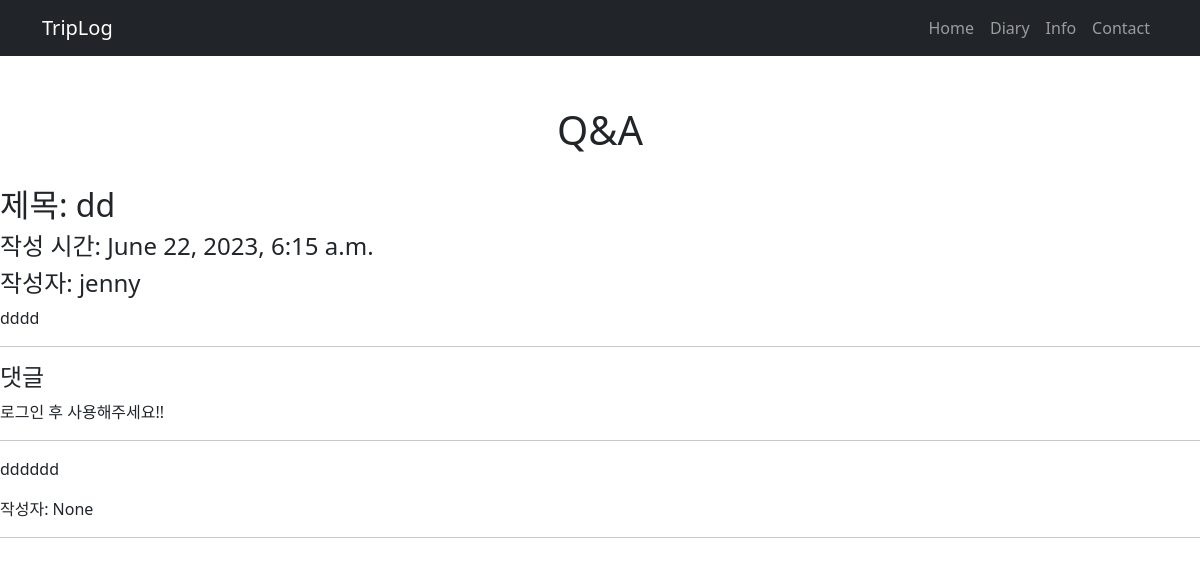
The page /contact/post_detail/17/ on the database as committed earlier.
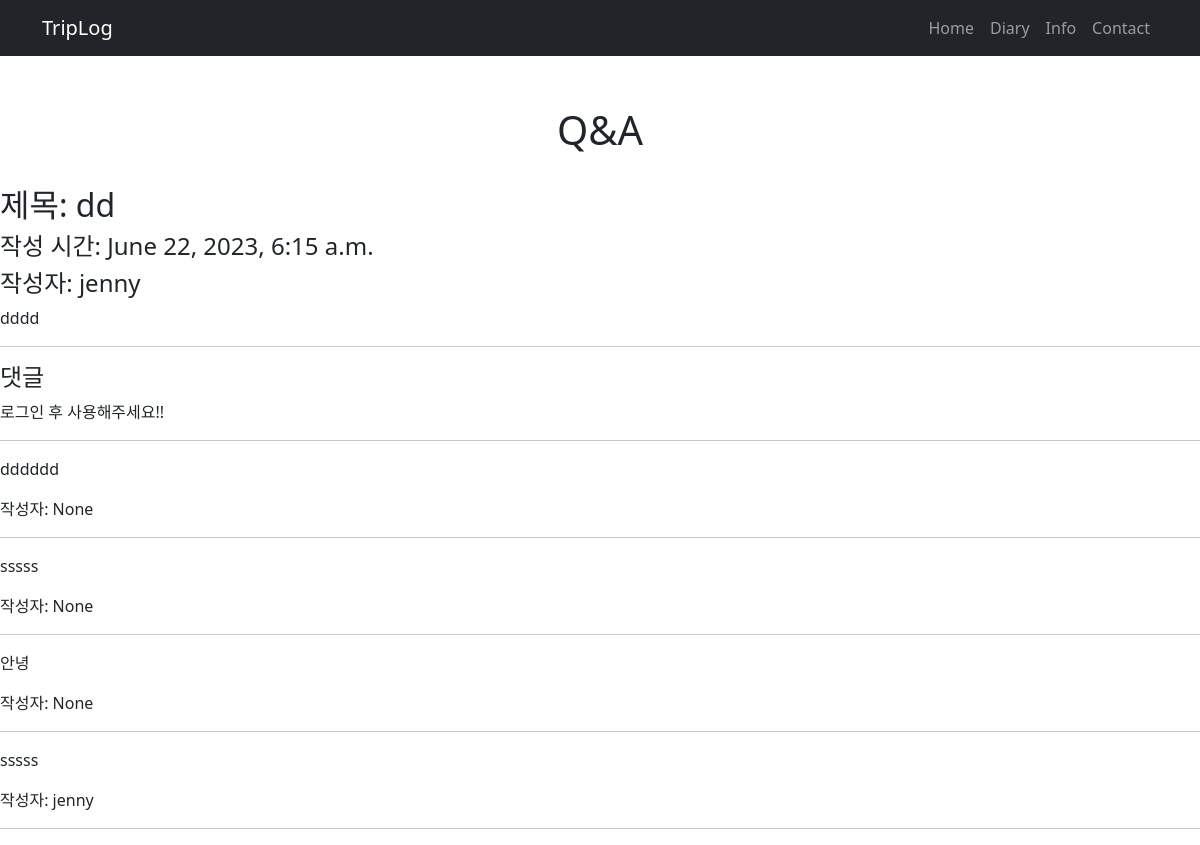
The same page on the database as committed later.
### contact/models.py (models this page shows, shortened)
class Post(models.Model):
    title = models.CharField(verbose_name="제목", max_length=128)
    image = models.ImageField(verbose_name='이미지', null=True, blank=True)
    body = models.TextField(verbose_name="내용", default="")
    created_at = models.DateTimeField(verbose_name="작성일", auto_now_add=True)
    photo = models.ImageField(verbose_name="이미지", blank=True, null=True, upload_to='blog_photo')
    author = models.ForeignKey(User, on_delete=models.CASCADE, null=True, related_name="contact_posts")

class Comment(models.Model):
    comment = models.CharField(max_length=200)
    date = models.DateTimeField(auto_now_add=True)
    article = models.ForeignKey(Post, on_delete=models.CASCADE)
    author = models.ForeignKey(User, on_delete=models.CASCADE, null=True, related_name="comment_posts")
    def __str__(self):
        return self.comment

### contact/views.py (the view)
# urls.py: path('post_detail/<int:id>/', views.post_detail, name='post_detail'),
def post_detail(request, id):
    post = get_object_or_404(Post, pk=id)
    comment_form = CommentForm()
    context={
        'post':post,
        'comment_form' : comment_form
    }
    return render(request, 'post_detail.html', context)

### contact/templates/post_detail.html (shortened to what this page needs)
{% extends "diaryhome.html" %}
{% load static %}
{% block content %}
<div style="display: flex; justify-content: center; padding-top: 50px">
    <h1>Q&A</h1>
</div>
<br>
<div>
    <h2>제목: {{post.title}} </h2>
    <h4>작성 시간: {{post.created_at}} </h4>
    <h4>작성자: {{ post.author }}</h4>
    <p> {{post.body}} </p>
    <hr>
    <h4>댓글</h4>
    {% if user.is_authenticated %}
    <form method="POST" action="{% url 'create_comment' post.id %}">
        {% csrf_token %}
        {{comment_form}}
        <input type="submit">
    </form>
    {% else %}
    로그인 후 사용해주세요!!
    {% endif %}
    <hr>
    {% for comment in post.comment_set.all %}
    <p>{{ comment }}</p>
    <p>작성자: {{ comment.author }}</p>
    <hr>
</div>
{% endfor %}
{% endblock %}

### diary/templates/diaryhome.html (shortened to what this page needs)
{% load static %}
<!DOCTYPE html>
<html lang="en">
<head>
    <link href="{% static 'css/styles.css' %}" rel="stylesheet" />
</head>
<body>
    <nav class="navbar navbar-expand-lg navbar-dark bg-dark">
        <div class="container">
            <a class="navbar-brand" href="#!">TripLog</a>
            <div class="collapse navbar-collapse" id="navbarSupportedContent">
                <ul class="navbar-nav ms-auto mb-2 mb-lg-0">
                    <li class="nav-item"><a class="nav-link" href="{% url 'mainHome' %}">Home</a></li>
                    <li class="nav-item"><a class="nav-link" href="/diary/">Diary</a></li>
                    <li class="nav-item"><a class="nav-link" href="/info/">Info</a></li>
                    <li class="nav-item"><a class="nav-link" href="/contact/">Contact</a></li>
                </ul>
            </div>
        </div>
    </nav>
    {% block content %}
    {% endblock %}
</body>
</html>

Rows that differ between the two databases and show on the page:
added Comment: comment "sssss", author "None"
added Comment: comment "안녕", author "None"
added Comment: comment "sssss", author "jenny"
